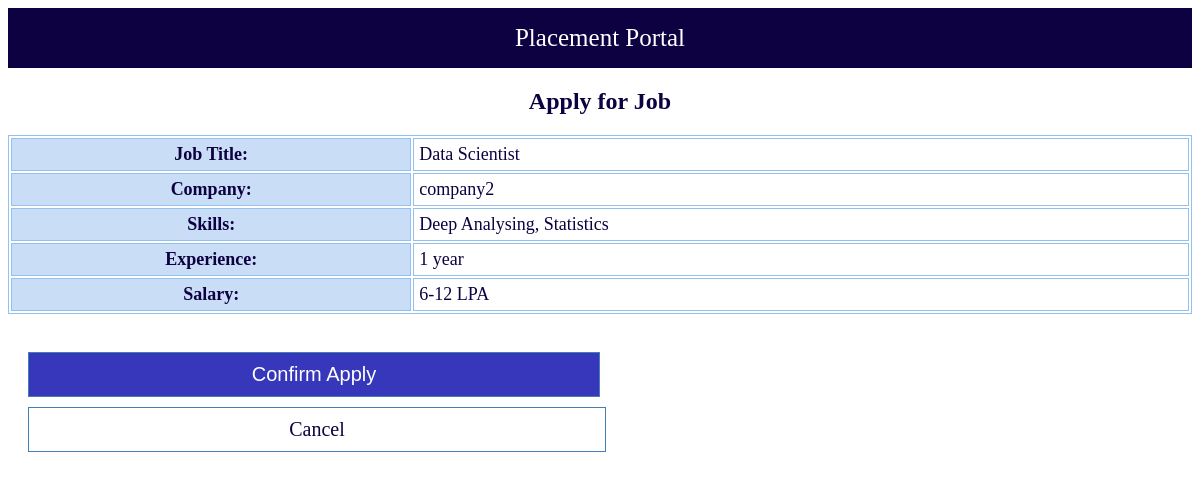
The page /apply/3 (signed in) on the database its author committed.
### tables this page shows
CREATE TABLE drives(
        id INTEGER PRIMARY KEY AUTOINCREMENT,
        company_id INTEGER,
        job_title TEXT,
        skills TEXT,
        experience TEXT,
        salary TEXT,
        status TEXT DEFAULT 'pending',
        FOREIGN KEY(company_id) REFERENCES companies(id)
    );

CREATE TABLE companies(
        id INTEGER PRIMARY KEY AUTOINCREMENT,
        name TEXT NOT NULL,
        email TEXT NOT NULL,
        password TEXT NOT NULL,
        website TEXT,
        hr_contact TEXT,
        status TEXT NOT NULL DEFAULT 'pending'
    );

### app.py (the view, shortened to what this page needs)
@app.route("/apply/<int:drive_id>", methods=["GET", "POST"])
def apply_job(drive_id):
    if "student" not in session:
        return redirect("/")
    db = get_db()
    student_id = session["student"]
    drive = db.execute("""
        SELECT drives.*, companies.name as company
        FROM drives
        JOIN companies ON drives.company_id = companies.id
        WHERE drives.id=?
    """, (drive_id,)).fetchone()
    return render_template("student/apply.html", drive=drive)

### database.py (called while the page is built)
def get_db():
    conn = sqlite3.connect("placement.db")
    conn.row_factory = sqlite3.Row
    return conn

### templates/student/apply.html
{% extends "base.html" %}
{% block content %}
<h2>Apply for Job</h2>
<table class="table-border">
    <tr>
        <th>Job Title:</th>
        <td>{{ drive.job_title }}</td>
    </tr>
    <tr>
        <th>Company:</th>
        <td>{{ drive.company }}</td>
    </tr>
    <tr>
        <th>Skills:</th>
        <td>{{ drive.skills }}</td>
    </tr>
    <tr>
        <th>Experience:</th>
        <td>{{ drive.experience }}</td>
    </tr>
    <tr>
        <th>Salary:</th>
        <td>{{ drive.salary }}</td>
    </tr>
</table>
<br>
<form method="POST">
    <button class="login submit">Confirm Apply</button>
    <a class="login" href="/student/dashboard">Cancel</a>
</form>
{% endblock %}

### static/style.css (style rules this page uses)
.login { display: block; width: 50%; font-size: 20px; text-align: center; padding: 10px 2px; margin-bottom: 10px; border: 1px solid #457db5; }
h2 { color: #0d0141; text-align: center; }
.submit { background-color: rgb(55, 55, 188); color: white; }
a { text-decoration: none; color: #0d0141; font-size: 18px; }
form { padding: 20px; border-radius: 10px; align-items: center; }
.table-border { border: 1px solid #92c1ef; width: 100%; color: #0d0141; }
.table-border th, .table-border td { border: 1px solid #92c1ef; padding: 5px; font-size: 18px; }
th { background-color: #caddf7; }

### rows shown on the page
drives: job_title "Data Scientist", skills "Deep Analysing, Statistics", experience "1 year", salary "6-12 LPA"
companies: company "company2"
